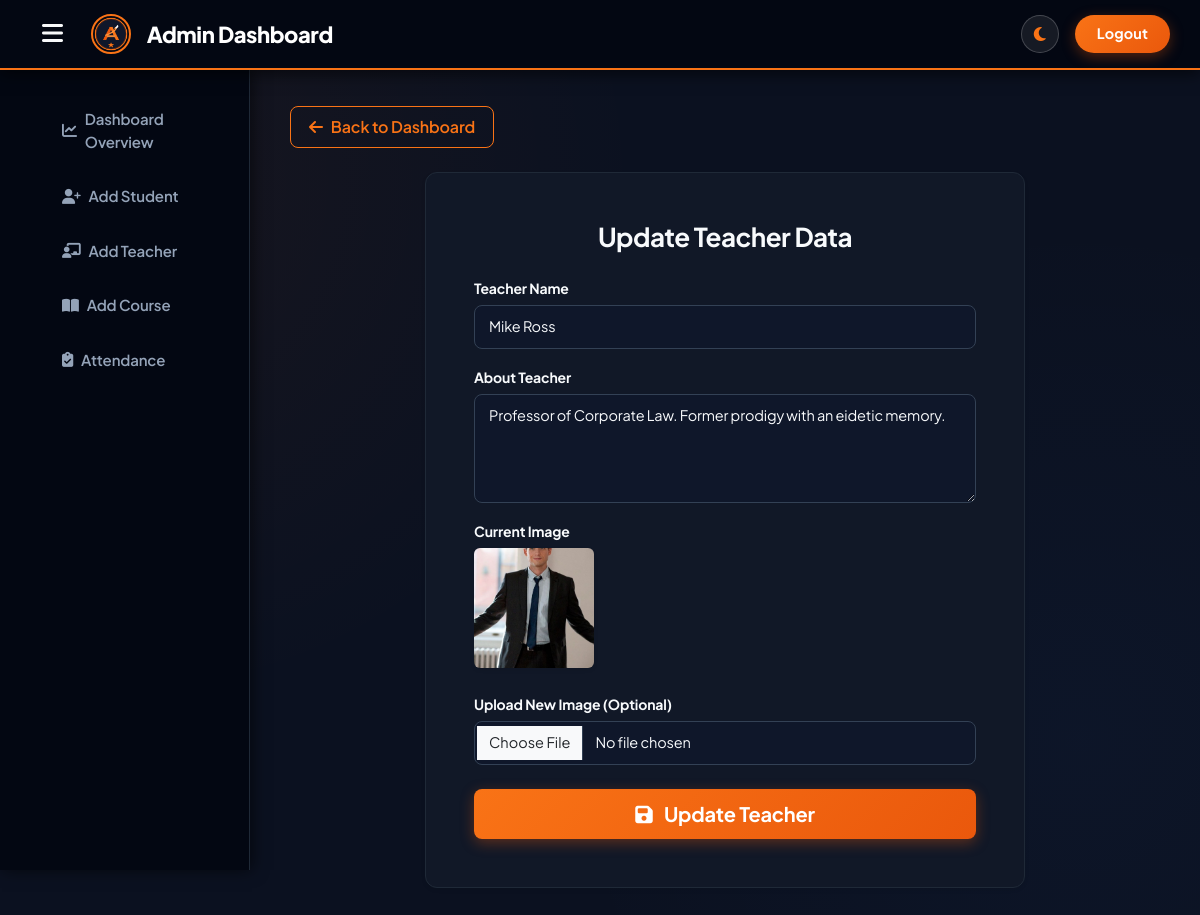
Screenshot of /admin_update_teacher.php?teacher_id=5 (signed in) with the database file from the repository.
### tables this page shows
CREATE TABLE `teacher` (
  `id` int(11) NOT NULL AUTO_INCREMENT,
  `name` varchar(38) DEFAULT NULL,
  `description` varchar(255) DEFAULT NULL,
  `image` varchar(38) DEFAULT NULL,
  PRIMARY KEY (`id`)
);

### admin_update_teacher.php (the view, shortened to what this page needs)
<?php
$data = mysqli_connect('localhost','root','','collegepr',3307);
if($_GET['teacher_id'])
{
    $t_id = $_GET['teacher_id'];
    $sql = "SELECT * FROM teacher WHERE id = '$t_id' ";
    $result = mysqli_query($data,$sql);
    $info = $result->fetch_assoc();
}
?>
<!DOCTYPE html>
<html lang="en">
<head>
    <?php include 'admin_css.php'; ?>
</head>
<body>
<?php include 'admin_sidebar.php'; ?>
<div class="content">
    <div class="card shadow-sm border-0" style="max-width: 600px; margin: 0 auto;">
        <div class="card-body p-5">
            <h2 class="mb-4 text-center fw-bold">Update Teacher Data</h2>
            <form action="#" method="POST" enctype="multipart/form-data">
                <div class="mb-3">
                    <label class="form-label fw-bold">Teacher Name</label>
                    <input type="text" class="form-control" name="name" value="<?php echo htmlspecialchars($info['name']); ?>" required>
                </div>
                <div class="mb-3">
                    <label class="form-label fw-bold">About Teacher</label>
                    <textarea class="form-control" rows="4" name="description" required><?php echo htmlspecialchars($info['description']); ?></textarea>
                </div>
                <div class="mb-4">
                    <label class="form-label fw-bold">Current Image</label><br>
                    <img class="rounded shadow-sm" style="height: 120px; width: 120px; object-fit: cover;" src="<?php echo htmlspecialchars($info['image']); ?>">
                </div>
                <div class="mb-4">
                    <label class="form-label fw-bold">Upload New Image (Optional)</label>
                    <input type="file" class="form-control" name="image" accept="image/*">
                </div>
                <div class="d-grid">
                    <button type="submit" class="btn btn-primary btn-lg" name="update_teacher">
                        <i class="fas fa-save me-2"></i> Update Teacher
                    </button>
                </div>
            </form>
        </div>
    </div>
</div>
</body>
</html>

### admin.css (style rules this page uses)
:root { --bg-color: #0b1120; --header-bg: #030712; --sidebar-bg: #030712; --sidebar-link: #94a3b8; --sidebar-hover-bg: #111827; --sidebar-hover-color: #f97316; --card-bg: #111827; --card-border: #1f2937; --text-heading: #f8fafc; --text-body: #cbd5e1; --text-muted: #94a3b8; --input-bg: #0f172a; --input-border: #334155; --input-text: #f8fafc; --table-bg: #111827; --table-header: #030712; --table-border: #1f2937; --table-text: #e2e8f0; --header-border: #f97316; --dashhead-color: #ffffff; --accent-orange: #f97316; --accent-orange-hover: #ea580c; --shadow-header: 0 4px 15px rgba(0,0,0,0.6); --shadow-sidebar: 2px 0 15px rgba(0,0,0,0.6); --shadow-card: 0 10px 30px rgba(0,0,0,0.4); }
* { margin: 0; padding: 0; box-sizing: border-box; font-family: 'Plus Jakarta Sans', 'Inter', -apple-system, BlinkMacSystemFont, sans-serif; letter-spacing: -0.01em; }
body { background-color: var(--bg-color) !important; background-image: radial-gradient(circle at 10% 20%, rgba(249, 115, 22, 0.05) 0%, transparent 40%), radial-gradient(circle at 90% 80%, rgba(59, 130, 246, 0.04) 0%, transparent 40%) !important; color: var(--text-body) !important; transition: background-color 0.25s ease, color 0.25s ease; min-height: 100vh; }
.content { margin-left: 250px; margin-top: 70px; padding: 36px 40px; min-height: calc(100vh - 70px); transition: all 0.25s ease; }
h1, h2, h3, h4, h5, h6 { color: var(--text-heading) !important; font-weight: 700; letter-spacing: -0.02em; transition: color 0.2s ease; }
h1, h2 { font-size: 26px; margin-bottom: 24px; }
.card { background-color: var(--card-bg) !important; border: 1px solid var(--card-border) !important; color: var(--text-heading) !important; box-shadow: var(--shadow-card); border-radius: 12px; transition: all 0.25s ease; }
.form-label { color: var(--text-heading); font-weight: 600; font-size: 14px; margin-bottom: 6px; }
.form-control, .form-select { background-color: var(--input-bg) !important; border: 1px solid var(--input-border) !important; color: var(--input-text) !important; border-radius: 8px; padding: 10px 14px; font-size: 14.5px; }
.btn-primary { background-color: #f97316 !important; background: linear-gradient(135deg, #f97316, #ea580c) !important; border: none !important; font-weight: 700; color: #ffffff !important; box-shadow: 0 4px 14px rgba(234, 88, 12, 0.35); border-radius: 8px; padding: 10px 22px; }
.form-control::placeholder, textarea.form-control::placeholder { color: var(--text-muted) !important; opacity: 1 !important; }

### rows the page displays
teacher: name "Mike Ross", description "Professor of Corporate Law. Former prodigy with an eidetic memory.", image (picture)
